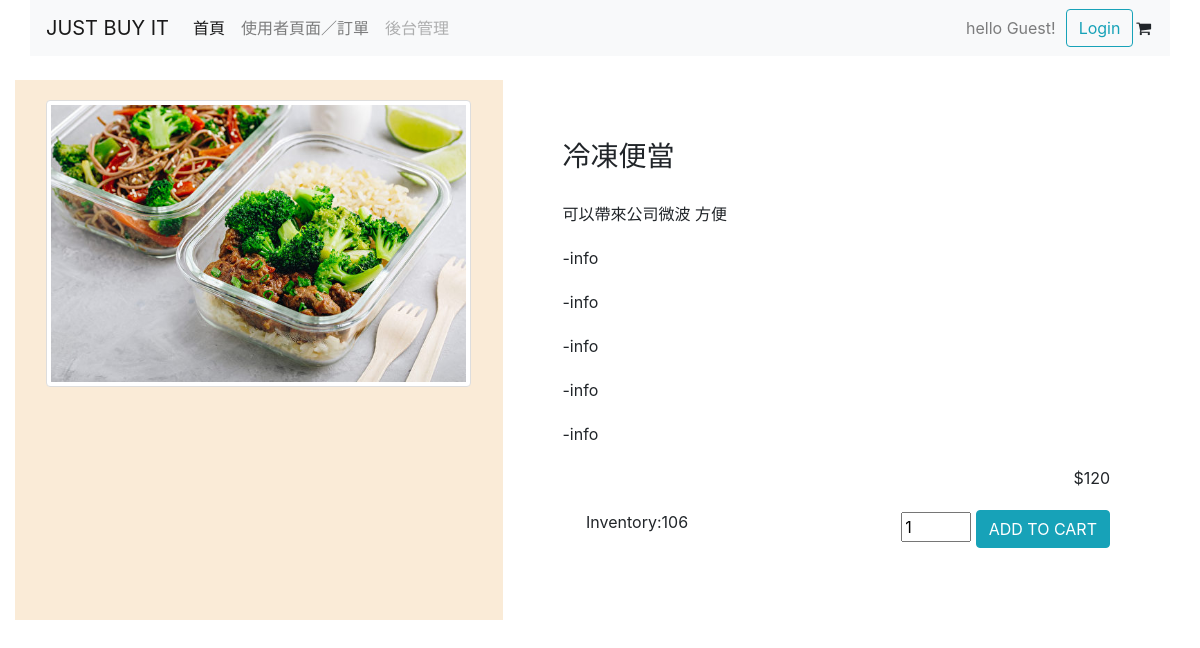
The app's page /product.php?id=3 with its own data.
### tables this page shows
CREATE TABLE `products` (
  `pId` int(11) NOT NULL AUTO_INCREMENT,
  `pName` varchar(30) NOT NULL,
  `pPrice` int(11) NOT NULL,
  `pInventory` int(11) NOT NULL,
  `pInfo` varchar(200) DEFAULT NULL,
  PRIMARY KEY (`pId`)
);

### product.php (the view, shortened to what this page needs)
<?php
  if (isset($_GET["id"])) {
      $row = array();
      $target= intval($_GET["id"]);
      require_once("newPDO.php");
      $selectP = $db->prepare("select * from products where pId = :id");
      $selectP->bindParam("id", $target, PDO::PARAM_INT);
      if (!$selectP->execute()) {
          $info = $db->errorInfo();
          print_r($info);
      } else {
          $row = $selectP->fetch();
      }
  } else {
    $db = null;
    header("location: index.php");
  }
?>
<!DOCTYPE html>
<html lang="en">
<head>
    <link rel="stylesheet" href="bootstrap4/bootstrap.min.css">
    <link rel="stylesheet" href="font-awesome/css/font-awesome.min.css">
</head>
<body>
  <div class="container">
    <?php require("headerC.php")?>
    <br>
    <div class="row">
        <div class="col-5" style="padding: 20px;height: 300;text-align:center;background-color: antiquewhite;">
            <div class="infoImg" style="height:500px ;">
              <img src = "admin/upload/<?= $row["pId"]?>.jpg" class="img-fluid img-thumbnail" alt ="no image" style="width:95%;max-height:95%">
            </div>
        </div>
        <div class="col-7" style="padding: 40px;">
        <div class="row" style="margin: 20px"><h3><?=$row["pName"]?></h3></div>
        <div class="row" style="margin:20px"><?=$row["pInfo"]?></div>
        <div class="row" style="margin:20px">-info</div>
        <div class="row" style="margin:20px">-info</div>
        <div class="row" style="margin:20px">-info</div>
        <div class="row" style="margin:20px">-info</div>
        <div class="row" style="margin:20px">-info</div>
        <div class="row" style="margin:20px;"><div class="col" style="text-align: right;">$<?=$row["pPrice"]?></div></div>
        <div class="row" style="margin:20px">
        <div id = "pInven" class="col-3" style="text-align: right;" value="<?=$row["pInventory"]?>">Inventory:<?=$row["pInventory"]?></div>
          <div class="col" style="text-align: right;">
              <form method="post" >
                <input type="number" name = "qty" min="1" max=<?=$row["pInventory"]?> style="width: 70px" value=1></input>
                <input id ="btnAdd"class="btn btn-info" type="submit" name="btnAdd" value="ADD TO CART" <?= ($row["pInventory"]==0)?'disabled="disabled"':""?>></input>
              </form>
          </div>
        </div>
        </div>
    </div>
  </div>
</body>
</html>

### records on screen
products: pName "冷凍便當", pInfo "可以帶來公司微波 方便", pPrice "120", pInventory "106", btnAdd "ADD TO CART"

### other values on screen
$userName "Guest"
